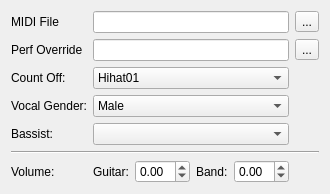
       <widget class="QWidget" name="song_data_tab_gh3">
        <attribute name="title">
         <string>Song Data (GH3)</string>
        </attribute>
        <layout class="QVBoxLayout" name="verticalLayout_12">
         <item alignment="Qt::AlignTop">
          <widget class="QWidget" name="gh3_song_data_widget" native="true">
           <layout class="QVBoxLayout" name="verticalLayout_7">
            <property name="leftMargin">
             <number>0</number>
            </property>
            <property name="topMargin">
             <number>0</number>
            </property>
            <property name="rightMargin">
             <number>0</number>
            </property>
            <property name="bottomMargin">
             <number>0</number>
            </property>
            <item>
             <layout class="QGridLayout" name="gridLayout_5">
              <item row="7" column="1">
               <layout class="QHBoxLayout" name="horizontalLayout_7">
                <item>
                 <widget class="QLabel" name="gh3_gtr_vol_label">
                  <property name="text">
                   <string>Guitar:</string>
                  </property>
                 </widget>
                </item>
                <item>
                 <widget class="QDoubleSpinBox" name="gh3_gtr_vol">
                  <property name="minimum">
                   <double>-5.000000000000000</double>
                  </property>
                  <property name="maximum">
                   <double>5.000000000000000</double>
                  </property>
                  <property name="singleStep">
                   <double>0.050000000000000</double>
                  </property>
                  <property name="value">
                   <double>0.000000000000000</double>
                  </property>
                 </widget>
                </item>
                <item>
                 <widget class="QLabel" name="gh3_band_vol_label">
                  <property name="text">
                   <string>Band:</string>
                  </property>
                 </widget>
                </item>
                <item>
                 <widget class="QDoubleSpinBox" name="gh3_band_vol">
                  <property name="minimum">
                   <double>-5.000000000000000</double>
                  </property>
                  <property name="maximum">
                   <double>5.000000000000000</double>
                  </property>
                  <property name="singleStep">
                   <double>0.050000000000000</double>
                  </property>
                  <property name="value">
                   <double>0.000000000000000</double>
                  </property>
                 </widget>
                </item>
               </layout>
              </item>
              <item row="1" column="0">
               <widget class="QLabel" name="gh3_perf_override_label">
                <property name="text">
                 <string>Perf Override</string>
                </property>
               </widget>
              </item>
              <item row="2" column="0">
               <widget class="QLabel" name="gh3_countoff_label">
                <property name="text">
                 <string>Count Off:</string>
                </property>
               </widget>
              </item>
              <item row="2" column="1">
               <widget class="QComboBox" name="gh3_countoff_select">
                <item>
                 <property name="text">
                  <string notr="true">Hihat01</string>
                 </property>
                </item>
                <item>
                 <property name="text">
                  <string notr="true">Hihat02</string>
                 </property>
                </item>
                <item>
                 <property name="text">
                  <string notr="true">Hihat03</string>
                 </property>
                </item>
                <item>
                 <property name="text">
                  <string notr="true">Sticks_Huge</string>
                 </property>
                </item>
                <item>
                 <property name="text">
                  <string notr="true">Sticks_Normal</string>
                 </property>
                </item>
                <item>
                 <property name="text">
                  <string notr="true">Sticks_Tiny</string>
                 </property>
                </item>
               </widget>
              </item>
              <item row="4" column="1">
               <widget class="QComboBox" name="gh3_vocal_gender_select">
                <item>
                 <property name="text">
                  <string>Male</string>
                 </property>
                </item>
                <item>
                 <property name="text">
                  <string>Female</string>
                 </property>
                </item>
                <item>
                 <property name="text">
                  <string>Bret Michaels</string>
                 </property>
                </item>
                <item>
                 <property name="text">
                  <string>None</string>
                 </property>
                </item>
               </widget>
              </item>
              <item row="5" column="0">
               <widget class="QLabel" name="gh3_bassist_select_label">
                <property name="text">
                 <string>Bassist:</string>
                </property>
               </widget>
              </item>
              <item row="0" column="1">
               <widget class="QLineEdit" name="gh3_midi_file_input"/>
              </item>
              <item row="0" column="0">
               <widget class="QLabel" name="gh3_midi_file_label">
                <property name="text">
                 <string>MIDI File</string>
                </property>
               </widget>
              </item>
              <item row="1" column="2">
               <widget class="QToolButton" name="gh3_perf_override_select">
                <property name="text">
                 <string>...</string>
                </property>
               </widget>
              </item>
              <item row="5" column="1">
               <widget class="QComboBox" name="gh3_bassist_select"/>
              </item>
              <item row="0" column="2">
               <widget class="QToolButton" name="gh3_midi_file_select">
                <property name="text">
                 <string>...</string>
                </property>
               </widget>
              </item>
              <item row="1" column="1">
               <widget class="QLineEdit" name="gh3_perf_override_input">
                <property name="toolTip">
                 <string>Select a qb file with a performance array to override the generated performance array.</string>
                </property>
               </widget>
              </item>
              <item row="7" column="0">
               <widget class="QLabel" name="gh3_volume_label">
                <property name="text">
                 <string>Volume:</string>
                </property>
               </widget>
              </item>
              <item row="4" column="0">
               <widget class="QLabel" name="gh3_vocal_gender_label">
                <property name="text">
                 <string>Vocal Gender:</string>
                </property>
               </widget>
              </item>
              <item row="6" column="0" colspan="3">
               <widget class="Line" name="line">
                <property name="orientation">
                 <enum>Qt::Horizontal</enum>
                </property>
               </widget>
              </item>
             </layout>
            </item>
           </layout>
          </widget>
         </item>
        </layout>
       </widget>
